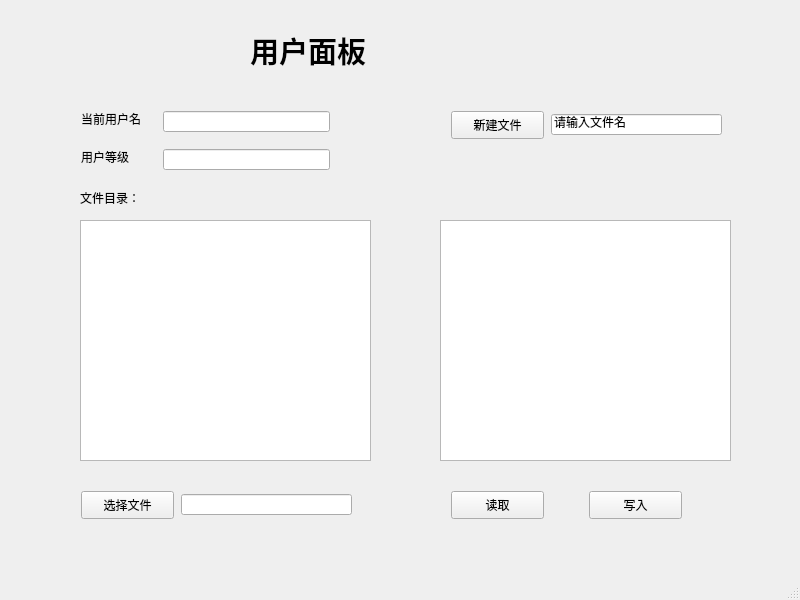
<?xml version="1.0" encoding="UTF-8"?>
<ui version="4.0">
 <class>MainWindow</class>
 <widget class="QMainWindow" name="MainWindow">
  <property name="geometry">
   <rect>
    <x>0</x>
    <y>0</y>
    <width>800</width>
    <height>600</height>
   </rect>
  </property>
  <property name="windowTitle">
   <string>用户界面</string>
  </property>
  <widget class="QWidget" name="centralwidget">
   <widget class="QLabel" name="label">
    <property name="geometry">
     <rect>
      <x>81</x>
      <y>111</y>
      <width>75</width>
      <height>16</height>
     </rect>
    </property>
    <property name="text">
     <string>当前用户名</string>
    </property>
   </widget>
   <widget class="QLabel" name="label_3">
    <property name="geometry">
     <rect>
      <x>81</x>
      <y>149</y>
      <width>60</width>
      <height>16</height>
     </rect>
    </property>
    <property name="text">
     <string>用户等级</string>
    </property>
   </widget>
   <widget class="QLineEdit" name="lineEdit">
    <property name="geometry">
     <rect>
      <x>163</x>
      <y>111</y>
      <width>167</width>
      <height>21</height>
     </rect>
    </property>
   </widget>
   <widget class="QLineEdit" name="lineEdit_2">
    <property name="geometry">
     <rect>
      <x>163</x>
      <y>149</y>
      <width>167</width>
      <height>21</height>
     </rect>
    </property>
   </widget>
   <widget class="QLabel" name="label_5">
    <property name="geometry">
     <rect>
      <x>250</x>
      <y>20</y>
      <width>201</width>
      <height>61</height>
     </rect>
    </property>
    <property name="minimumSize">
     <size>
      <width>201</width>
      <height>0</height>
     </size>
    </property>
    <property name="font">
     <font>
      <pointsize>22</pointsize>
      <weight>75</weight>
      <bold>true</bold>
     </font>
    </property>
    <property name="text">
     <string>用户面板</string>
    </property>
   </widget>
   <widget class="QTextEdit" name="textEdit">
    <property name="geometry">
     <rect>
      <x>80</x>
      <y>220</y>
      <width>291</width>
      <height>241</height>
     </rect>
    </property>
   </widget>
   <widget class="QLabel" name="label_2">
    <property name="geometry">
     <rect>
      <x>80</x>
      <y>190</y>
      <width>72</width>
      <height>15</height>
     </rect>
    </property>
    <property name="text">
     <string>文件目录：</string>
    </property>
   </widget>
   <widget class="QPushButton" name="pushButton">
    <property name="geometry">
     <rect>
      <x>451</x>
      <y>111</y>
      <width>93</width>
      <height>28</height>
     </rect>
    </property>
    <property name="text">
     <string>新建文件</string>
    </property>
   </widget>
   <widget class="QLineEdit" name="lineEdit_3">
    <property name="geometry">
     <rect>
      <x>551</x>
      <y>114</y>
      <width>171</width>
      <height>21</height>
     </rect>
    </property>
    <property name="text">
     <string>请输入文件名</string>
    </property>
   </widget>
   <widget class="QTextEdit" name="textEdit_2">
    <property name="geometry">
     <rect>
      <x>440</x>
      <y>220</y>
      <width>291</width>
      <height>241</height>
     </rect>
    </property>
   </widget>
   <widget class="QPushButton" name="pushButton_2">
    <property name="geometry">
     <rect>
      <x>81</x>
      <y>491</y>
      <width>93</width>
      <height>28</height>
     </rect>
    </property>
    <property name="text">
     <string>选择文件</string>
    </property>
   </widget>
   <widget class="QLineEdit" name="lineEdit_4">
    <property name="geometry">
     <rect>
      <x>181</x>
      <y>494</y>
      <width>171</width>
      <height>21</height>
     </rect>
    </property>
   </widget>
   <widget class="QPushButton" name="pushButton_3">
    <property name="geometry">
     <rect>
      <x>451</x>
      <y>491</y>
      <width>93</width>
      <height>28</height>
     </rect>
    </property>
    <property name="text">
     <string>读取</string>
    </property>
   </widget>
   <widget class="QPushButton" name="pushButton_4">
    <property name="geometry">
     <rect>
      <x>589</x>
      <y>491</y>
      <width>93</width>
      <height>28</height>
     </rect>
    </property>
    <property name="text">
     <string>写入</string>
    </property>
   </widget>
  </widget>
  <widget class="QMenuBar" name="menubar">
   <property name="geometry">
    <rect>
     <x>0</x>
     <y>0</y>
     <width>800</width>
     <height>26</height>
    </rect>
   </property>
  </widget>
  <widget class="QStatusBar" name="statusbar"/>
 </widget>
 <tabstops>
  <tabstop>lineEdit</tabstop>
  <tabstop>lineEdit_2</tabstop>
  <tabstop>textEdit</tabstop>
  <tabstop>pushButton</tabstop>
  <tabstop>lineEdit_3</tabstop>
  <tabstop>pushButton_2</tabstop>
  <tabstop>lineEdit_4</tabstop>
  <tabstop>textEdit_2</tabstop>
  <tabstop>pushButton_3</tabstop>
  <tabstop>pushButton_4</tabstop>
 </tabstops>
 <resources/>
 <connections/>
</ui>
